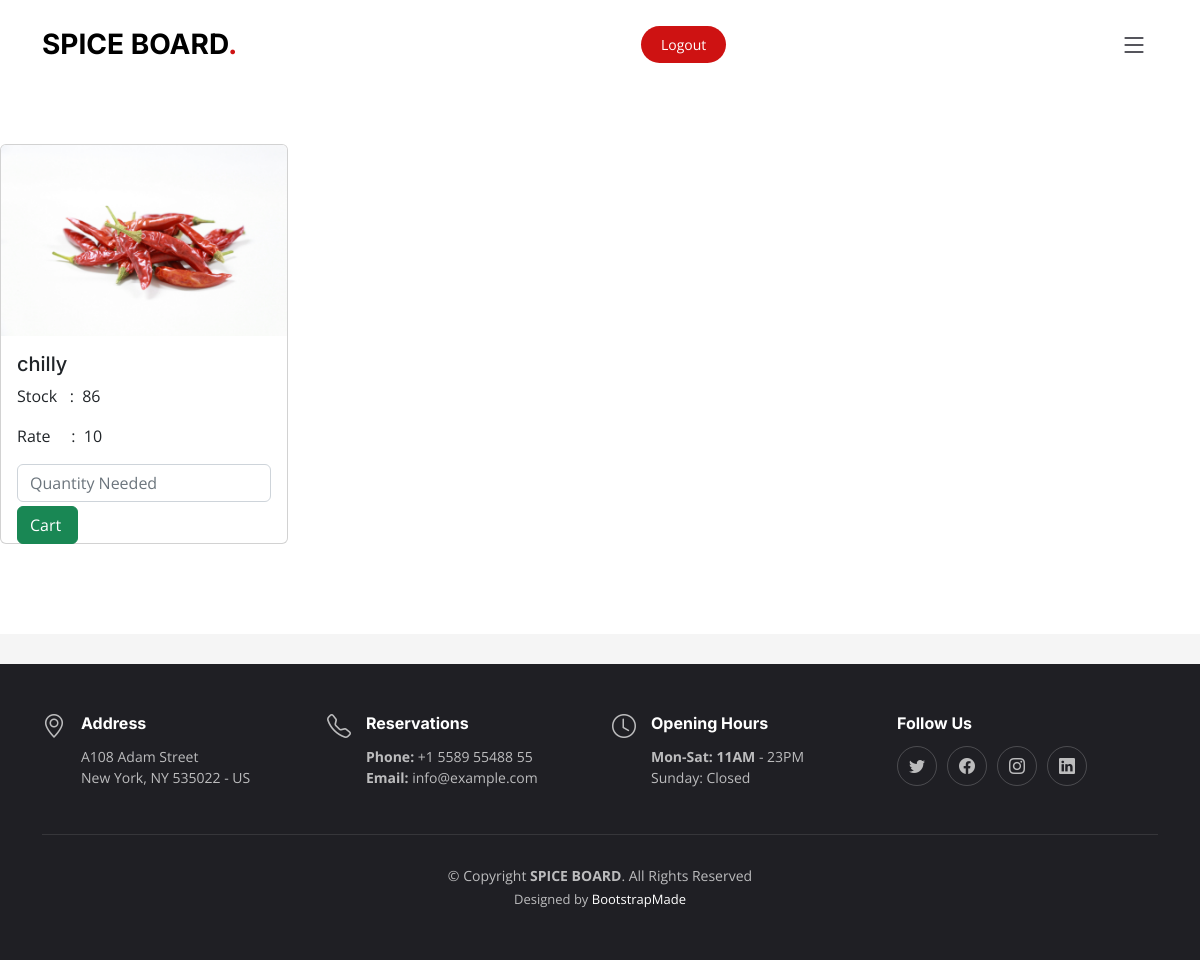
The app's page /farmer_view_seed/ (signed in) with its own data.
### app/models.py (models this page shows)
class Supply_table(models.Model):
    sid = models.AutoField(primary_key=True)
    s_name=models.CharField(max_length=100)
    s_img=models.ImageField(max_length=100)
    s_cat=models.CharField(max_length=100)
    s_stock=models.CharField(max_length=100)
    s_rate=models.CharField(max_length=100)
    fid=models.ForeignKey(Farmertable,on_delete=models.CASCADE,blank=True,null=True)
    sup1=models.CharField(max_length=100,default="" )
    sup2=models.CharField(max_length=100,default="" )

### app/views.py (the view, shortened to what this page needs)
# urls.py: path('farmer_view_seed/', views.farmer_view_seed),
def farmer_view_seed(request):
    msg = request.GET.get("msg")
    fid=request.session['fid']
    abc=Supply_table.objects.filter(s_cat="seed")
    current_date = datetime.date.today()
    current_time = timezone.now()
    current_time = timezone.now()
    timezone_India = pytz.timezone('Asia/Kolkata')
    India_time = current_time.astimezone(timezone_India)
    return render(request, 'farmer/farmer_view_seed.html',{"abc":abc,"msg":msg})

### templates/farmer/farmer_view_seed.html (shortened to what this page needs)
{% extends 'farmer/farmer_home.html' %}
	{% load static %}
	{% block content %}
    <br><br><br><br><br><br>
    <div class="row">
        {% for i in abc%}
        <div class="col-3">
                    <div class="card" style="width: 18rem;height:25rem;">
                        <img src="/static/assets/image/{{i.s_img}}" class="card-img-top" style="height: 200px;" alt="...">
                        <div class="card-body">
                          <h5 class="card-title">{{i.s_name}}</h5>
                          <p class="card-text">Stock &nbsp : &nbsp{{i.s_stock}}</p>
                          <p class="card-text">Rate &nbsp &nbsp  : &nbsp{{i.s_rate}}</p>
                          <form method="post">
            <input type="number"name="a2" class="form-control" placeholder="Quantity Needed">
            <input type="submit" value="Cart " class="btn btn-success mt-1">
                          </form>
                        </div>
                      </div>
                </div>
        {% endfor %}
    </div>
	{% endblock %}

### static/assets/css/main.css (style rules this page uses)
:root { --font-default: "Open Sans", system-ui, -apple-system, "Segoe UI", Roboto, "Helvetica Neue", Arial, "Noto Sans", "Liberation Sans", sans-serif, "Apple Color Emoji", "Segoe UI Emoji", "Segoe UI Symbol", "Noto Color Emoji"; --font-primary: "Amatic SC", sans-serif; --font-secondary: "Inter", sans-serif; }
:root { --color-default: #212529; --color-primary: #ce1212; --color-secondary: #37373f; }
:root { scroll-behavior: smooth; }
body { font-family: var(--font-default); color: var(--color-default); }
h1, h2, h3, h4, h5, h6 { font-family: var(--font-secondary); }

### records on screen
Supply_table: s_img (picture), s_name "chilly", s_stock "86", s_rate "10"
